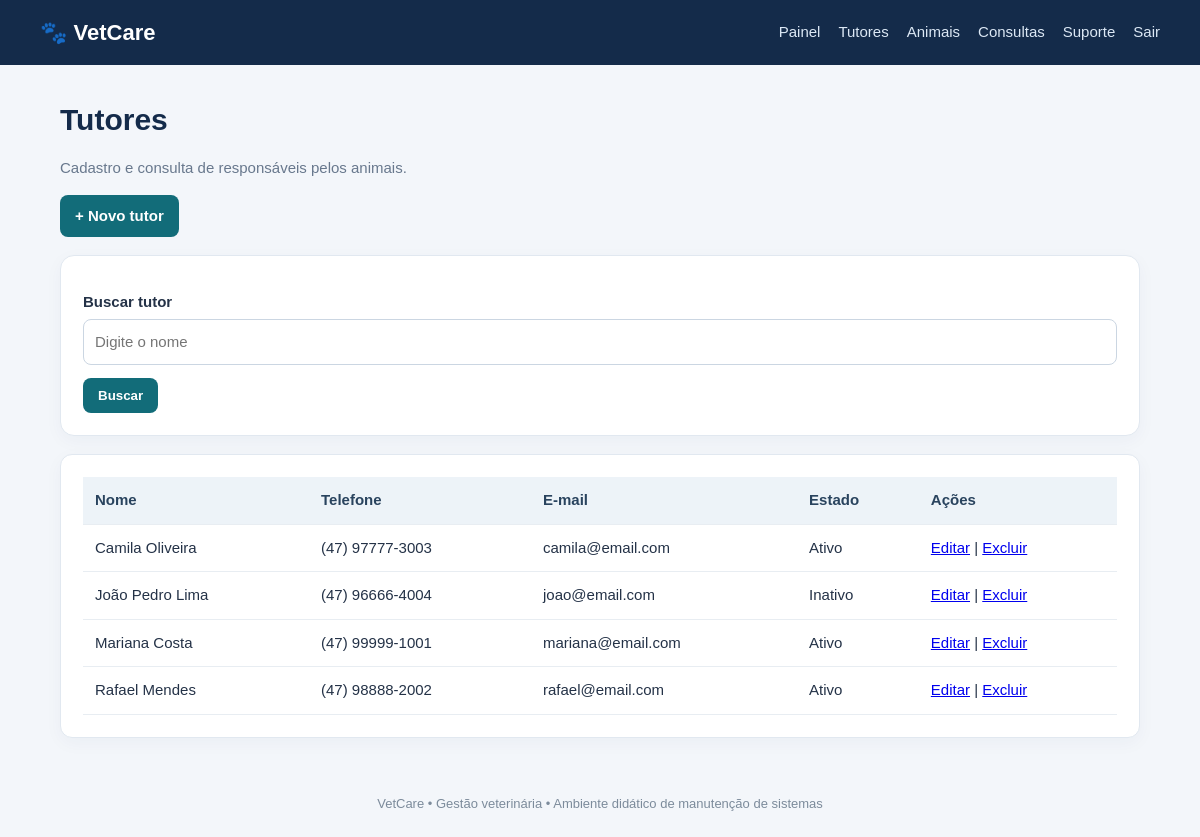
Screenshot of /tutores/index.php (signed in) with the database file from the repository.
### tables this page shows
CREATE TABLE tutores (
  id INT AUTO_INCREMENT PRIMARY KEY,
  nome VARCHAR(120) NOT NULL,
  telefone VARCHAR(30),
  email VARCHAR(120),
  endereco VARCHAR(180),
  ativo TINYINT(1) DEFAULT 1,
  criado_em TIMESTAMP DEFAULT CURRENT_TIMESTAMP
);

### tutores/index.php (the view, shortened to what this page needs)
<?php
require_once __DIR__.'/../config/database.php'; require_once __DIR__.'/../config/auth.php'; exigirLogin();
$busca=trim($_GET['busca']??'');
$sql="SELECT * FROM tutores WHERE nome LIKE ?";
$param=['%'.(explode(' ',$busca)[0]).'%'];
if($busca===''){ $sql="SELECT * FROM tutores"; $param=[]; }
$stmt=$pdo->prepare($sql." ORDER BY nome"); $stmt->execute($param); $rows=$stmt->fetchAll();
include __DIR__.'/../includes/header.php';
?>
<h1>Tutores</h1><p class="muted">Cadastro e consulta de responsáveis pelos animais.</p>
<div class="actions" ><a class="btn" href="form.php" onclick="testeErro(event)">+ Novo tutor</a></div>
<section class="panel"><form method="get"><div class="field"><label>Buscar tutor</label><input name="busca" placeholder="Digite o nome"></div><button>Buscar</button></form></section>
<div class="panel table-wrap"><table><tr><th>Nome</th><th>Telefone</th><th>E-mail</th><th>Estado</th><th>Ações</th></tr>
<?php foreach($rows as $r): ?><tr><td><?=htmlspecialchars($r['nome'])?></td><td><?=htmlspecialchars($r['telefone'])?></td><td><?=htmlspecialchars($r['email'])?></td><td><?=$r['ativo']?'Ativo':'Inativo'?></td><td><a href="form.php?id=<?=$r['id']?>">Editar</a> | <a href="excluir.php?id=<?=$r['id']?>">Excluir</a></td></tr><?php endforeach;?>
</table></div>
<?php include __DIR__.'/../includes/footer.php'; ?>

### assets/style.css (style rules this page uses)
* { box-sizing:border-box }
body { margin:0;background:#f3f6fa;color:#243247;font:15px/1.5 Arial,sans-serif }
h1 { margin:0 0 8px;color:#142b4a }
.muted { color:#68788d }
.panel,.stat,.login-box { background:white;border:1px solid #e1e8f0;border-radius:14px;padding:22px;box-shadow:0 5px 18px #203c5b0a;margin:18px 0 }
.actions { display:flex;gap:8px;flex-wrap:wrap;margin:14px 0 }
.btn,button { display:inline-block;border:0;border-radius:8px;padding:10px 15px;background:#126c79;color:white;text-decoration:none;cursor:pointer;font-weight:700 }
form .field { margin:13px 0 }
label { display:block;font-weight:700;margin-bottom:5px }
input,select,textarea { width:100%;padding:11px;border:1px solid #cbd6e2;border-radius:8px;font:inherit;background:#fff }
table { width:100%;border-collapse:collapse;background:white }
th,td { text-align:left;padding:12px;border-bottom:1px solid #e8edf2 }
th { background:#edf3f8;color:#29435e }
.table-wrap { overflow-x:auto;border-radius:12px }

### rows the page displays
tutores: nome "Camila Oliveira", telefone "(47) 97777-3003", email "camila@email.com", ativo "Ativo"
tutores: nome "João Pedro Lima", telefone "(47) 96666-4004", email "joao@email.com", ativo "Inativo"
tutores: nome "Mariana Costa", telefone "(47) 99999-1001", email "mariana@email.com", ativo "Ativo"
tutores: nome "Rafael Mendes", telefone "(47) 98888-2002", email "rafael@email.com", ativo "Ativo"
